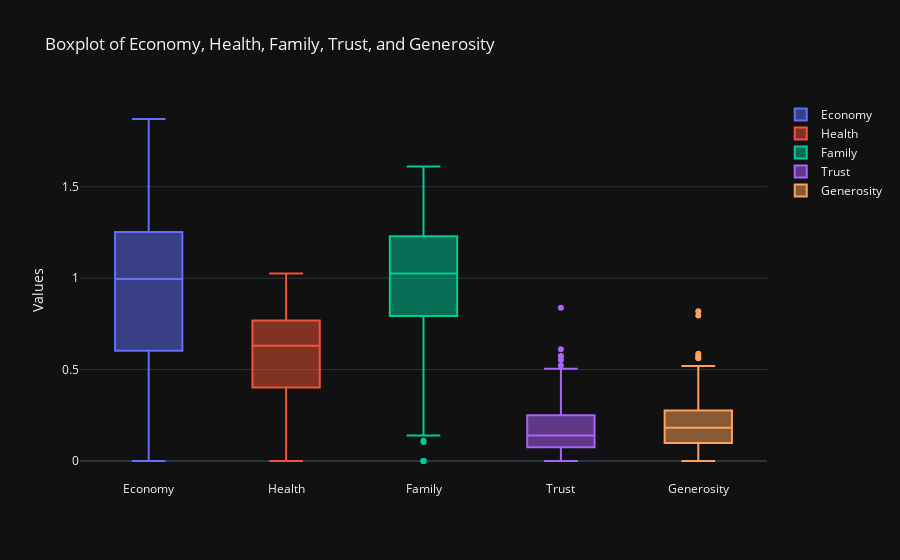

Write notebook code for a chart like this one.
### Markdown cell above
**Outliers Analysis**

### Code cell
subset_df = happiness[['Economy','Health','Family', 'Trust', 'Generosity']]

traces = []


for column in subset_df.columns:
    trace = go.Box(y=subset_df[column], name=column)
    traces.append(trace)

layout = go.Layout(title='Boxplot of Economy, Health, Family, Trust, and Generosity',
                   yaxis=dict(title='Values'))

fig = go.Figure(data=traces, layout=layout)
fig.update_layout(template='plotly_dark')

fig.show()

### Figure 1 — Plotly figure (JSON) as saved in the notebook; plotly's stock layout.template omitted (floating-point values rounded to 4 significant figures; data arrays with more than 128 entries replaced by an {"elided": "..."} marker saying what was removed)
{"data": [{"name": "Economy", "type": "box", "y": {"elided": "470 float values"}}, {"name": "Health", "type": "box", "y": {"elided": "470 float values"}}, {"name": "Family", "type": "box", "y": {"elided": "470 float values"}}, {"name": "Trust", "type": "box", "y": {"elided": "470 float values"}}, {"name": "Generosity", "type": "box", "y": {"elided": "470 float values"}}], "layout": {"title": {"text": "Boxplot of Economy, Health, Family, Trust, and Generosity"}, "yaxis": {"title": {"text": "Values"}}}}
